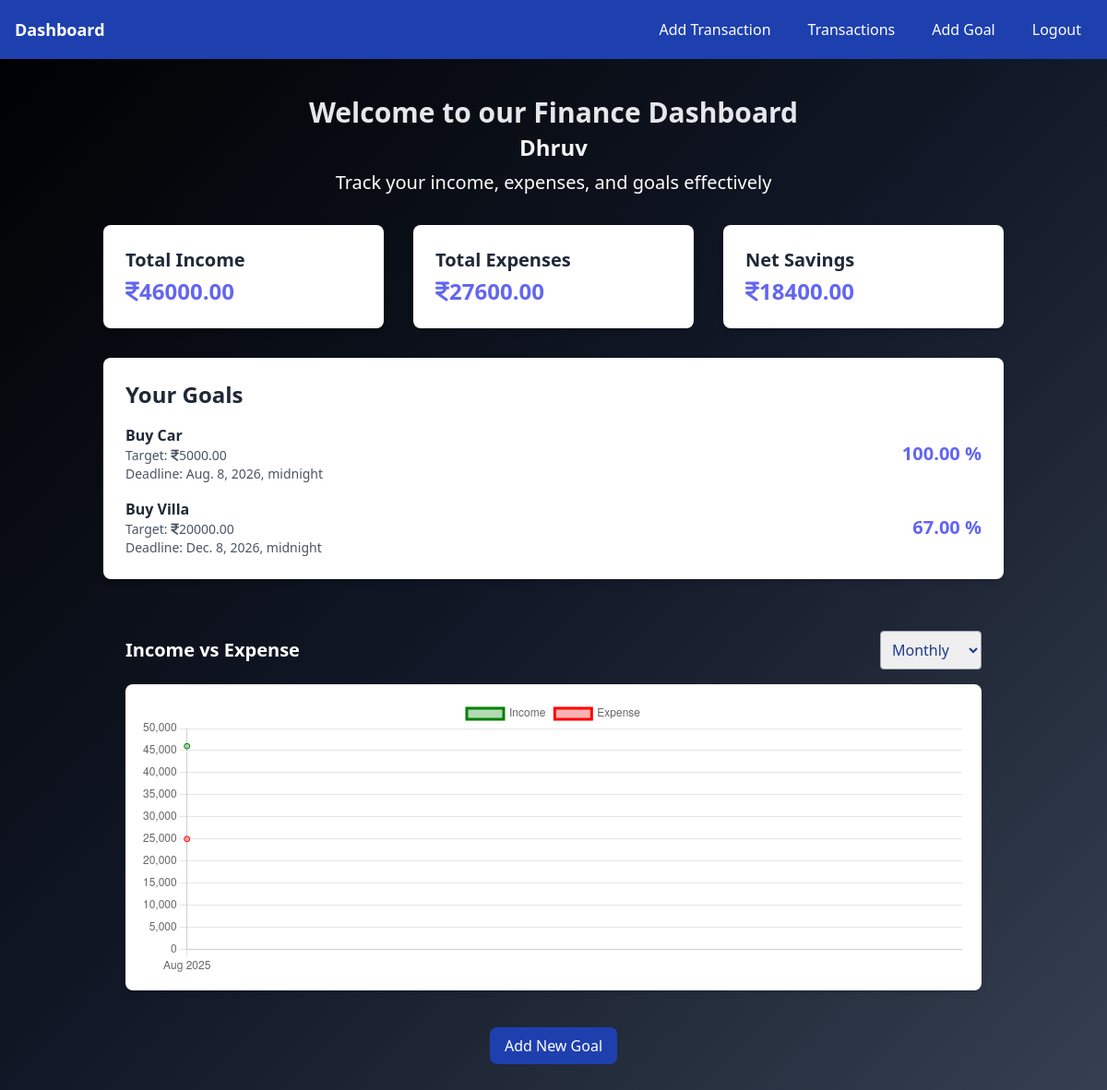
The app's page / (signed in) with its own data.
### financetrack/models.py (models this page shows, shortened)
class Goal(models.Model):
    user = models.ForeignKey(User,on_delete=models.CASCADE)
    name = models.CharField(max_length=50)
    target_amount = models.DecimalField( max_digits=10, decimal_places=3)
    deadline = models.DateTimeField()

### financetrack/views.py (the view)
# urls.py: path('', views.dashboard, name='dashboard'),
@login_required
def dashboard(request):
    transactions = Transaction.objects.filter(user=request.user)
    goals = Goal.objects.filter(user=request.user)
    total_income = transactions.filter(transaction_type='Income').aggregate(total=Sum('amount'))['total'] or 0
    total_expense = transactions.filter(transaction_type='Expense').aggregate(total=Sum('amount'))['total'] or 0
    net_savings = total_income - total_expense
    remaining_savings = net_savings
    goal_progress = []
    for goal in goals:
        if remaining_savings >= goal.target_amount:
            goal_progress.append({'goal': goal, 'progress': 100})
            remaining_savings -= goal.target_amount
        elif remaining_savings > 0:
            progress = (remaining_savings / goal.target_amount) * 100
            goal_progress.append({'goal': goal, 'progress': progress})
            remaining_savings = 0
        else:
            goal_progress.append({'goal': goal, 'progress': 0})
    monthly_income = (
        transactions.filter(transaction_type='Income')
        .annotate(month=TruncMonth('date'))
        .values('month')
        .annotate(total=Sum('amount'))
        .order_by('month')
    )
    monthly_expense = (
        transactions.filter(transaction_type='Expense')
        .annotate(month=TruncMonth('date'))
        .values('month')
        .annotate(total=Sum('amount'))
        .order_by('month')
    )
    quarterly_data = (
        transactions
        .annotate(year=TruncYear('date'), quarter=ExtractQuarter('date'))
        .values('year', 'quarter', 'transaction_type')
        .annotate(total=Sum('amount'))
        .order_by('year', 'quarter')
    )
    yearly_data = (
        transactions
        .annotate(year=TruncYear('date'))
        .values('year', 'transaction_type')
        .annotate(total=Sum('amount'))
        .order_by('year')
    )
    def dec_to_float(value):
        return float(value) if isinstance(value, Decimal) else value
    context = {
        'transactions': transactions,
        'total_income': total_income,
        'total_expense': total_expense,
        'net_savings': net_savings,
        'goal_progress': goal_progress,
        'monthly_labels': json.dumps([m['month'].strftime('%b %Y') for m in monthly_income]),
        'monthly_income': json.dumps([dec_to_float(m['total']) for m in monthly_income]),
        'monthly_expense': json.dumps([dec_to_float(e['total']) for e in monthly_expense]),
        'quarterly_labels': json.dumps([f"Q{q['quarter']} {q['year'].year}" for q in quarterly_data if q['transaction_type'] == 'Income']),
        'quarterly_income': json.dumps([dec_to_float(q['total']) for q in quarterly_data if q['transaction_type'] == 'Income']),
        'quarterly_expense': json.dumps([dec_to_float(q['total']) for q in quarterly_data if q['transaction_type'] == 'Expense']),
        'yearly_labels': json.dumps([y['year'].year for y in yearly_data if y['transaction_type'] == 'Income']),
        'yearly_income': json.dumps([dec_to_float(y['total']) for y in yearly_data if y['transaction_type'] == 'Income']),
        'yearly_expense': json.dumps([dec_to_float(y['total']) for y in yearly_data if y['transaction_type'] == 'Expense']),
    }
    return render(request, 'financetrack/dashboard.html', context)

### financetrack/templates/financetrack/dashboard.html (shortened to what this page needs)
{% extends "layouts/base.html" %}
{% block content %}
<div class="container mx-auto p-4 sm:p-6">
    <div class="text-center mb-6 sm:mb-8">
        <h1 class="text-2xl sm:text-3xl font-bold text-gray-200">
            Welcome to our Finance Dashboard
        </h1>
        <h1 class="text-lg sm:text-2xl font-bold text-gray-100 mt-1">
            {{ request.user|capfirst }}
        </h1>
        <p class="text-base sm:text-xl text-white mt-2">
            Track your income, expenses, and goals effectively
        </p>
    </div>
    <div class="grid grid-cols-1 sm:grid-cols-2 lg:grid-cols-3 gap-4 sm:gap-8 mb-8">
        <div class="bg-white p-4 sm:p-6 rounded-lg shadow-md">
            <h2 class="text-lg sm:text-xl font-semibold text-gray-800">Total Income</h2>
            <p class="text-2xl font-bold text-indigo-500 mt-1">
                <i class="fa-solid fa-indian-rupee-sign"></i>{{ total_income|floatformat:2 }}
            </p>
        </div>
        <div class="bg-white p-4 sm:p-6 rounded-lg shadow-md">
            <h2 class="text-lg sm:text-xl font-semibold text-gray-800">Total Expenses</h2>
            <p class="text-2xl font-bold text-indigo-500 mt-1">
                <i class="fa-solid fa-indian-rupee-sign"></i>{{ total_expense|floatformat:2 }}
            </p>
        </div>
        <div class="bg-white p-4 sm:p-6 rounded-lg shadow-md">
            <h2 class="text-lg sm:text-xl font-semibold text-gray-800">Net Savings</h2>
            <p class="text-2xl font-bold text-indigo-500 mt-1">
                <i class="fa-solid fa-indian-rupee-sign"></i>{{ net_savings|floatformat:2 }}
            </p>
        </div>
    </div>
    <div class="bg-white p-4 sm:p-6 rounded-lg shadow-md mb-8">
        <h2 class="text-lg sm:text-2xl font-semibold text-gray-800 mb-4">Your Goals</h2>
        <ul class="space-y-4">
            {% for item in goal_progress %}
            <li class="flex flex-col sm:flex-row sm:justify-between sm:items-center gap-2 sm:gap-0">
                <div class="text-gray-800">
                    <p class="font-semibold">{{ item.goal.name }}</p>
                    <p class="text-sm text-gray-600">
                        Target: <i class="fa-solid fa-indian-rupee-sign"></i>{{ item.goal.target_amount|floatformat:2 }}
                    </p>
                    <p class="text-sm text-gray-600">
                        Deadline: {{ item.goal.deadline }}
                    </p>
                </div>
                <div class="text-left sm:text-right">
                    <p class="text-lg sm:text-xl font-bold text-indigo-500">
                        {{ item.progress|floatformat:2 }} %
                    </p>
                </div>
            </li>
            {% endfor %}
        </ul>
    </div>
<div class="container mx-auto p-4 sm:p-6">
    <div class="flex justify-between items-center mb-4">
        <h2 class="text-lg sm:text-xl font-semibold text-white">Income vs Expense</h2>
        <select id="chartType" class="p-2 rounded border border-gray-400 text-blue-900">
            <option value="monthly">Monthly</option>
        </select>
    </div>
    <div class="bg-white p-4 rounded-lg shadow-md mb-8">
        <canvas id="financeChart" height="300"></canvas>
    </div>
    <div class="text-center">
        <a href="{% url 'goal' %}"
           class="bg-blue-800 hover:bg-blue-900 text-white rounded-lg px-4 py-2 mt-2 inline-block transition">
            Add New Goal
        </a>
    </div>
</div>
<script>
    const monthlyLabels = {{ monthly_labels|safe }};
    const monthlyIncome = {{ monthly_income|safe }};
    const monthlyExpense = {{ monthly_expense|safe }};
    const quarterlyLabels = {{ quarterly_labels|safe }};
    const quarterlyIncome = {{ quarterly_income|safe }};
    const quarterlyExpense = {{ quarterly_expense|safe }};
    const yearlyLabels = {{ yearly_labels|safe }};
    const yearlyIncome = {{ yearly_income|safe }};
    const yearlyExpense = {{ yearly_expense|safe }};
    let ctx = document.getElementById('financeChart').getContext('2d');
    let financeChart;
    function createChart(type) {
        if (financeChart) {
            financeChart.destroy();
        }
        let data, chartType = 'line';
        if (type === 'monthly') {
            data = {
                labels: monthlyLabels,
                datasets: [
                    { label: 'Income', data: monthlyIncome, borderColor: 'green', backgroundColor: 'rgba(0,128,0,0.3)', fill: false },
                    { label: 'Expense', data: monthlyExpense, borderColor: 'red', backgroundColor: 'rgba(255,0,0,0.3)', fill: false }
                ]
            };
        } else if (type === 'quarterly') {
            chartType = 'bar';
            data = {
                labels: quarterlyLabels,
                datasets: [
                    { label: 'Income', data: quarterlyIncome, backgroundColor: 'rgba(0,128,0,0.7)' },
                    { label: 'Expense', data: quarterlyExpense, backgroundColor: 'rgba(255,0,0,0.7)' }
                ]
            };
        } else if (type === 'yearly') {
            data = {
                labels: yearlyLabels,
                datasets: [
                    { label: 'Income', data: yearlyIncome, borderColor: 'blue', backgroundColor: 'rgba(0,0,255,0.3)', fill: false },
                    { label: 'Expense', data: yearlyExpense, borderColor: 'orange', backgroundColor: 'rgba(255,165,0,0.3)', fill: false }
                ]
            };
        }
        financeChart = new Chart(ctx, {
            type: chartType,
            data: data,
            options: {
                responsive: true,
                maintainAspectRatio: false
            }
        });
    }
    document.getElementById('chartType').addEventListener('change', function () {
        createChart(this.value);
    });
    // Load default chart
    createChart('monthly');
</script>
{% endblock content %}

### records on screen
Goal: goal.name "Buy Car", goal.target_amount "5000.00", goal.deadline "Aug. 8, 2026, midnight", progress "100.00"
Goal: goal.name "Buy Villa", goal.target_amount "20000.00", goal.deadline "Dec. 8, 2026, midnight", progress "67.00"

### other values on screen
{{ request.user|capfirst }} "Dhruv"
{{ total_income|floatformat:2 }} "46000.00"
{{ total_expense|floatformat:2 }} "27600.00"
{{ net_savings|floatformat:2 }} "18400.00"
chart data {{ monthly_income|safe }} [46000.0]
chart data {{ monthly_expense|safe }} [25000.0, 2000.0, 600.0]
